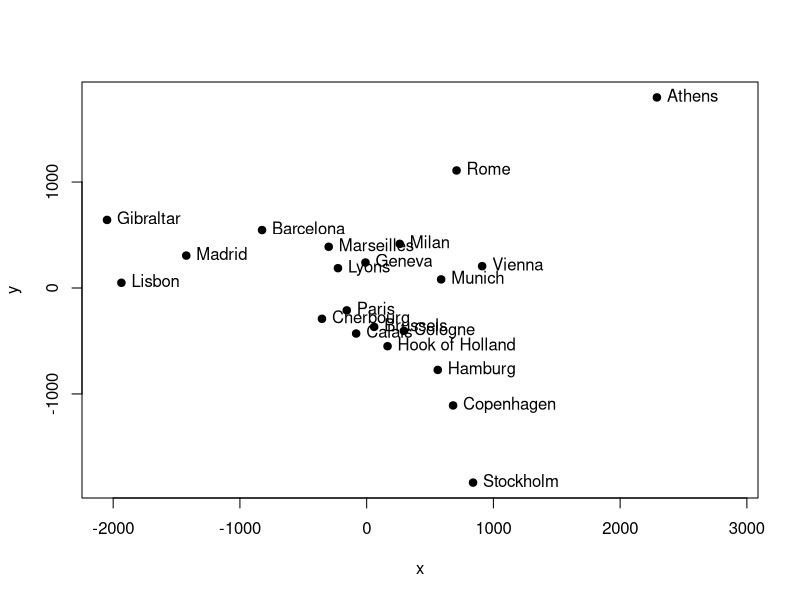

The R script that drew this image:
library(stats)

#Obtain data and convert to matrix format
data(eurodist)
eurodist <- as.matrix(eurodist)


#Use cmdscale to convert the matrix into a classical
# multidimensional scale

mds <- cmdscale(eurodist, k = 2, eig = FALSE)

#Flip the y axis to represent the relative positioning of the points 
x <- mds[,1]
y <- mds[,2]
#y <- 0-mds[,2]

#Plot the reduced coordinates to get the spatial map 
plot(x, y, pch = 19, xlim = range(x) + c(0, 600))
text(x, y, pos = 4, labels = colnames(eurodist))

